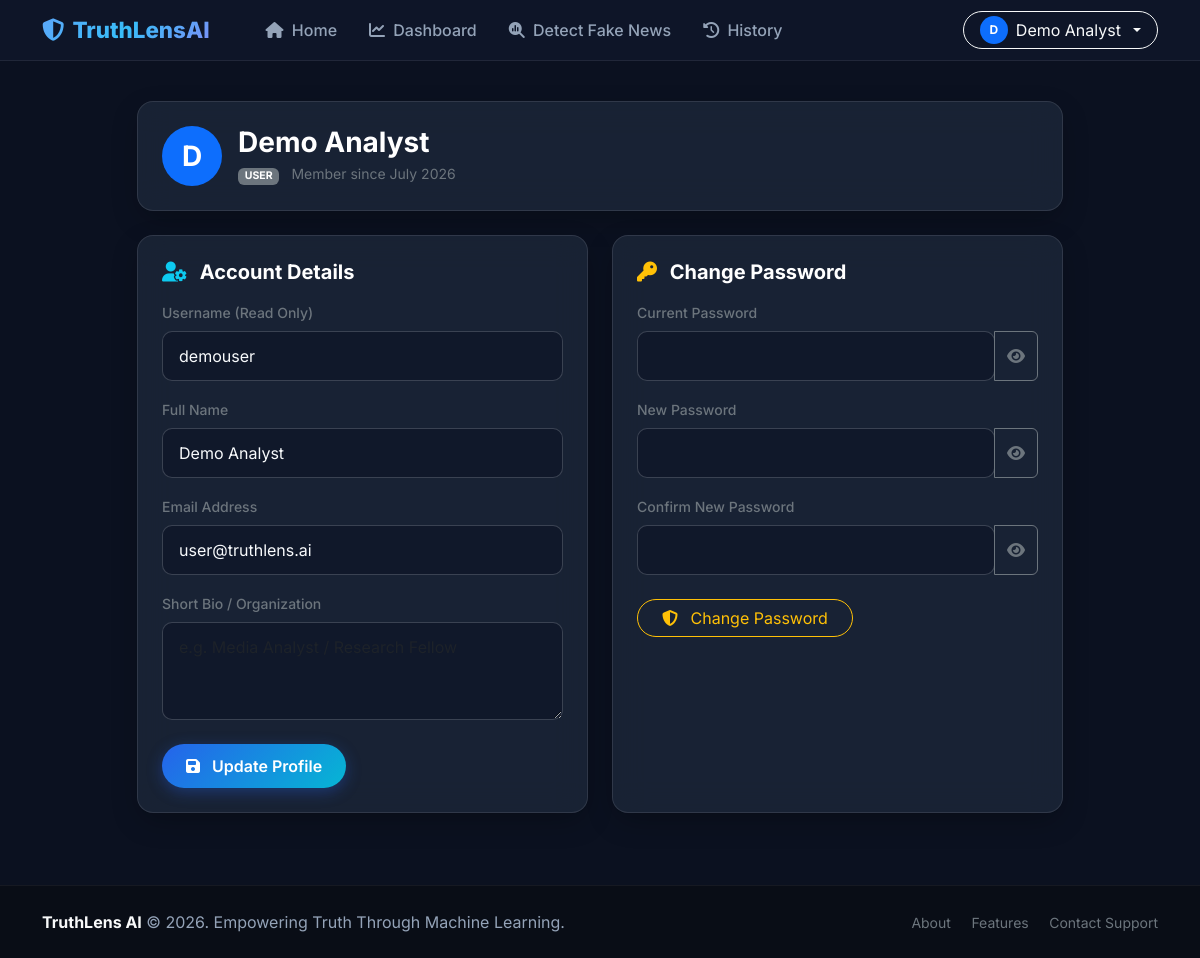
Screenshot of /profile (signed in) with the database file from the repository.
### app.py (models this page shows, shortened)
class User(db.Model):
    __tablename__ = 'users'
    id = db.Column(db.Integer, primary_key=True)
    username = db.Column(db.String(50), unique=True, nullable=False)
    email = db.Column(db.String(100), unique=True, nullable=False)
    password_hash = db.Column(db.String(255), nullable=False)
    role = db.Column(db.String(20), default='user') # 'user' or 'admin'
    full_name = db.Column(db.String(100), default='')
    bio = db.Column(db.Text, default='')
    created_at = db.Column(db.DateTime, default=datetime.utcnow)
    predictions = db.relationship('Prediction', backref='user', lazy=True, cascade="all, delete-orphan")

### app.py (the view, shortened to what this page needs)
@app.route('/profile', methods=['GET', 'POST'])
@login_required
def profile():
    user = db.session.get(User, session['user_id'])
    return render_template('profile.html', user=user)

### app.py (called while the page is built)
def login_required(f):
    @wraps(f)
    def decorated_function(*args, **kwargs):
        if 'user_id' not in session:
            flash('Please log in to access this page.', 'warning')
            return redirect(url_for('login'))
        return f(*args, **kwargs)
    return decorated_function

### templates/profile.html (shortened to what this page needs)
{% extends 'base.html' %}
{% block content %}
<div class="container py-4">
    <div class="row justify-content-center">
        <div class="col-lg-10">
            <div class="glass-card p-4 mb-4">
                <div class="d-flex align-items-center gap-3">
                    <div class="rounded-circle bg-primary text-white d-flex align-items-center justify-content-center fw-bold fs-3" style="width: 60px; height: 60px;">
                        {{ user.username[0]|upper }}
                    </div>
                    <div>
                        <h3 class="fw-bold text-white mb-1">{{ user.full_name or user.username }}</h3>
                        <p class="text-secondary small mb-0">
                            <span class="badge bg-secondary me-2">{{ user.role|upper }}</span>
                            Member since {{ user.created_at.strftime('%B %Y') }}
                        </p>
                    </div>
                </div>
            </div>
            <div class="row g-4">
                <div class="col-md-6">
                    <div class="glass-card p-4 h-100">
                        <h5 class="fw-bold text-white mb-3"><i class="fas fa-user-gear me-2 text-info"></i> Account Details</h5>
                        <form method="POST" action="{{ url_for('profile') }}">
                            <div class="mb-3">
                                <label class="form-label text-secondary small fw-medium">Username (Read Only)</label>
                                <input type="text" class="form-control bg-dark text-secondary" value="{{ user.username }}" readonly disabled>
                            </div>
                            <div class="mb-3">
                                <label for="full_name" class="form-label text-secondary small fw-medium">Full Name</label>
                                <input type="text" class="form-control" id="full_name" name="full_name" value="{{ user.full_name }}" required>
                            </div>
                            <div class="mb-3">
                                <label for="email" class="form-label text-secondary small fw-medium">Email Address</label>
                                <input type="email" class="form-control" id="email" name="email" value="{{ user.email }}" required>
                            </div>
                            <div class="mb-4">
                                <label for="bio" class="form-label text-secondary small fw-medium">Short Bio / Organization</label>
                                <textarea class="form-control" id="bio" name="bio" rows="3" placeholder="e.g. Media Analyst / Research Fellow">{{ user.bio or '' }}</textarea>
                            </div>
                            <button type="submit" class="btn btn-gradient-primary rounded-pill px-4">
                                <i class="fas fa-save me-2"></i> Update Profile
                            </button>
                        </form>
                    </div>
                </div>
                <div class="col-md-6">
                    <div class="glass-card p-4 h-100">
                        <h5 class="fw-bold text-white mb-3"><i class="fas fa-key me-2 text-warning"></i> Change Password</h5>
                        <form method="POST" action="{{ url_for('profile') }}">
                            <div class="mb-3">
                                <label for="current_password" class="form-label text-secondary small fw-medium">Current Password</label>
                                <div class="input-group">
                                    <input type="password" class="form-control" id="current_password" name="current_password" required>
                                    <button class="btn btn-outline-secondary toggle-password" type="button" data-target="current_password">
                                        <i class="fas fa-eye"></i>
                                    </button>
                                </div>
                            </div>
                            <div class="mb-3">
                                <label for="new_password" class="form-label text-secondary small fw-medium">New Password</label>
                                <div class="input-group">
                                    <input type="password" class="form-control" id="new_password" name="new_password" minlength="6" required>
                                    <button class="btn btn-outline-secondary toggle-password" type="button" data-target="new_password">
                                        <i class="fas fa-eye"></i>
                                    </button>
                                </div>
                            </div>
                            <div class="mb-4">
                                <label for="confirm_new_password" class="form-label text-secondary small fw-medium">Confirm New Password</label>
                                <div class="input-group">
                                    <input type="password" class="form-control" id="confirm_new_password" name="confirm_new_password" minlength="6" required>
                                    <button class="btn btn-outline-secondary toggle-password" type="button" data-target="confirm_new_password">
                                        <i class="fas fa-eye"></i>
                                    </button>
                                </div>
                            </div>
                            <button type="submit" class="btn btn-outline-warning rounded-pill px-4">
                                <i class="fas fa-shield-halved me-2"></i> Change Password
                            </button>
                        </form>
                    </div>
                </div>
            </div>
        </div>
    </div>
</div>
{% endblock %}

### templates/base.html (shortened to what this page needs)
<!DOCTYPE html>
<html lang="en">
<head>
    <link href="https://cdn.jsdelivr.net/npm/bootstrap@5.3.0/dist/css/bootstrap.min.css" rel="stylesheet">
    <link rel="stylesheet" href="https://cdnjs.cloudflare.com/ajax/libs/font-awesome/6.4.0/css/all.min.css">
    <link rel="stylesheet" href="{{ url_for('static', filename='css/style.css') }}">
</head>
<body>
    <nav class="navbar navbar-expand-lg navbar-dark navbar-custom sticky-top">
        <div class="container">
            <a class="navbar-brand d-flex align-items-center gap-2" href="{{ url_for('index') }}">
                <i class="fas fa-shield-halved text-info"></i>
                <span>TruthLens<span class="text-white">AI</span></span>
            </a>
            <div class="collapse navbar-collapse" id="navbarMain">
                <ul class="navbar-nav me-auto mb-2 mb-lg-0 ms-lg-4">
                    <li class="nav-item">
                        <a class="nav-link {% if request.endpoint == 'index' %}active{% endif %}" href="{{ url_for('index') }}">
                            <i class="fas fa-home me-1"></i> Home
                        </a>
                    </li>
                    {% if session.get('user_id') %}
                    <li class="nav-item">
                        <a class="nav-link {% if request.endpoint == 'dashboard' %}active{% endif %}" href="{{ url_for('dashboard') }}">
                            <i class="fas fa-chart-line me-1"></i> Dashboard
                        </a>
                    </li>
                    <li class="nav-item">
                        <a class="nav-link {% if request.endpoint == 'detect' %}active{% endif %}" href="{{ url_for('detect') }}">
                            <i class="fas fa-magnifying-glass-chart me-1"></i> Detect Fake News
                        </a>
                    </li>
                    <li class="nav-item">
                        <a class="nav-link {% if request.endpoint == 'history' %}active{% endif %}" href="{{ url_for('history') }}">
                            <i class="fas fa-clock-rotate-left me-1"></i> History
                        </a>
                    </li>
                    {% endif %}
                </ul>
                <div class="d-flex align-items-center gap-3">
                    {% if session.get('user_id') %}
                    <div class="dropdown">
                        <button class="btn btn-outline-light dropdown-toggle d-flex align-items-center gap-2 rounded-pill px-3 py-1" type="button" data-bs-toggle="dropdown">
                            <div class="rounded-circle bg-primary text-white d-flex align-items-center justify-content-center" style="width:28px; height:28px; font-weight:bold; font-size:12px;">
                                {{ session.get('username')[0]|upper }}
                            </div>
                            <span>{{ session.get('full_name') or session.get('username') }}</span>
                        </button>
                    </div>
                    {% else %}
                    <a href="{{ url_for('login') }}" class="btn btn-outline-light rounded-pill px-4">Log In</a>
                    <a href="{{ url_for('register') }}" class="btn btn-gradient-primary rounded-pill px-4">Register</a>
                    {% endif %}
                </div>
            </div>
        </div>
    </nav>
    <main>
        {% block content %}{% endblock %}
    </main>
    <footer class="footer-custom py-4 mt-5">
        <div class="container text-center">
            <div class="row align-items-center">
                <div class="col-md-6 text-md-start mb-2 mb-md-0">
                    <span class="fw-bold text-light">TruthLens AI</span> &copy; 2026. Empowering Truth Through Machine Learning.
                </div>
                <div class="col-md-6 text-md-end">
                    <a href="#about" class="text-secondary me-3 text-decoration-none small">About</a>
                    <a href="#features" class="text-secondary me-3 text-decoration-none small">Features</a>
                    <a href="#contact" class="text-secondary text-decoration-none small">Contact Support</a>
                </div>
            </div>
        </div>
    </footer>
</body>
</html>

### static/css/style.css (style rules this page uses)
:root { --primary-blue: #2563eb; --primary-hover: #1d4ed8; --secondary-cyan: #06b6d4; --accent-indigo: #4f46e5; --dark-bg: #0f172a; --card-bg: #1e293b; --text-primary: #f8fafc; --text-secondary: #94a3b8; --fake-red: #ef4444; --real-green: #10b981; --warning-yellow: #f59e0b; --glass-border: rgba(255, 255, 255, 0.1); --card-shadow: 0 10px 30px -5px rgba(0, 0, 0, 0.3); }
body { font-family: 'Inter', -apple-system, BlinkMacSystemFont, "Segoe UI", Roboto, sans-serif; background-color: #0b1120; color: var(--text-primary); min-height: 100vh; display: flex; flex-direction: column; }
main { flex: 1; }
.glass-card { background: rgba(30, 41, 59, 0.75); backdrop-filter: blur(16px); -webkit-backdrop-filter: blur(16px); border: 1px solid var(--glass-border); border-radius: 16px; box-shadow: var(--card-shadow); transition: transform 0.3s ease, box-shadow 0.3s ease; }
.navbar-custom { background: rgba(15, 23, 42, 0.9) !important; backdrop-filter: blur(12px); border-bottom: 1px solid rgba(255, 255, 255, 0.08); }
.navbar-brand { font-weight: 800; font-size: 1.4rem; background: linear-gradient(135deg, #60a5fa 0%, #38bdf8 50%, #818cf8 100%); -webkit-background-clip: text; -webkit-text-fill-color: transparent; }
.nav-link { color: var(--text-secondary) !important; font-weight: 500; transition: color 0.2s ease; padding: 0.5rem 1rem !important; border-radius: 8px; }
.btn-gradient-primary { background: linear-gradient(135deg, var(--primary-blue), var(--secondary-cyan)); color: #ffffff; border: none; font-weight: 600; border-radius: 10px; padding: 0.65rem 1.4rem; box-shadow: 0 4px 15px rgba(37, 99, 235, 0.35); transition: all 0.3s ease; }
.form-control, .form-select { background-color: rgba(15, 23, 42, 0.8) !important; border: 1px solid rgba(255, 255, 255, 0.15) !important; color: #f8fafc !important; border-radius: 10px !important; padding: 0.75rem 1rem !important; }
.footer-custom { background: #090d16; border-top: 1px solid rgba(255, 255, 255, 0.05); color: var(--text-secondary); }

### rows the page displays
User: get "Demo Analyst", username "D", full_name "Demo Analyst", role "USER", created_at "July 2026", username "demouser", email "user@truthlens.ai"

### other values shown
{{ session.get('username')[0]|upper }} "D"
